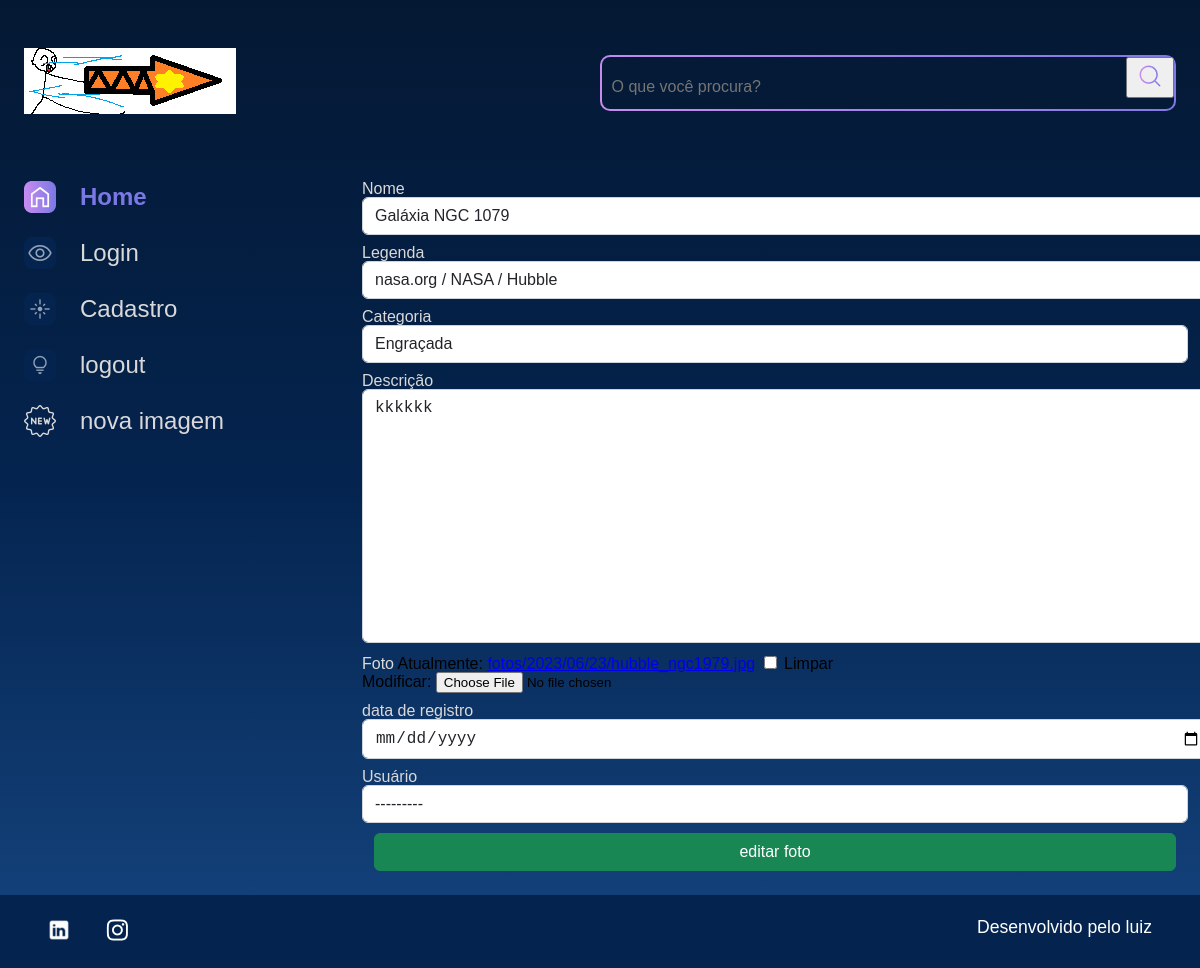
The app's page /editar_imagem/3, older data.
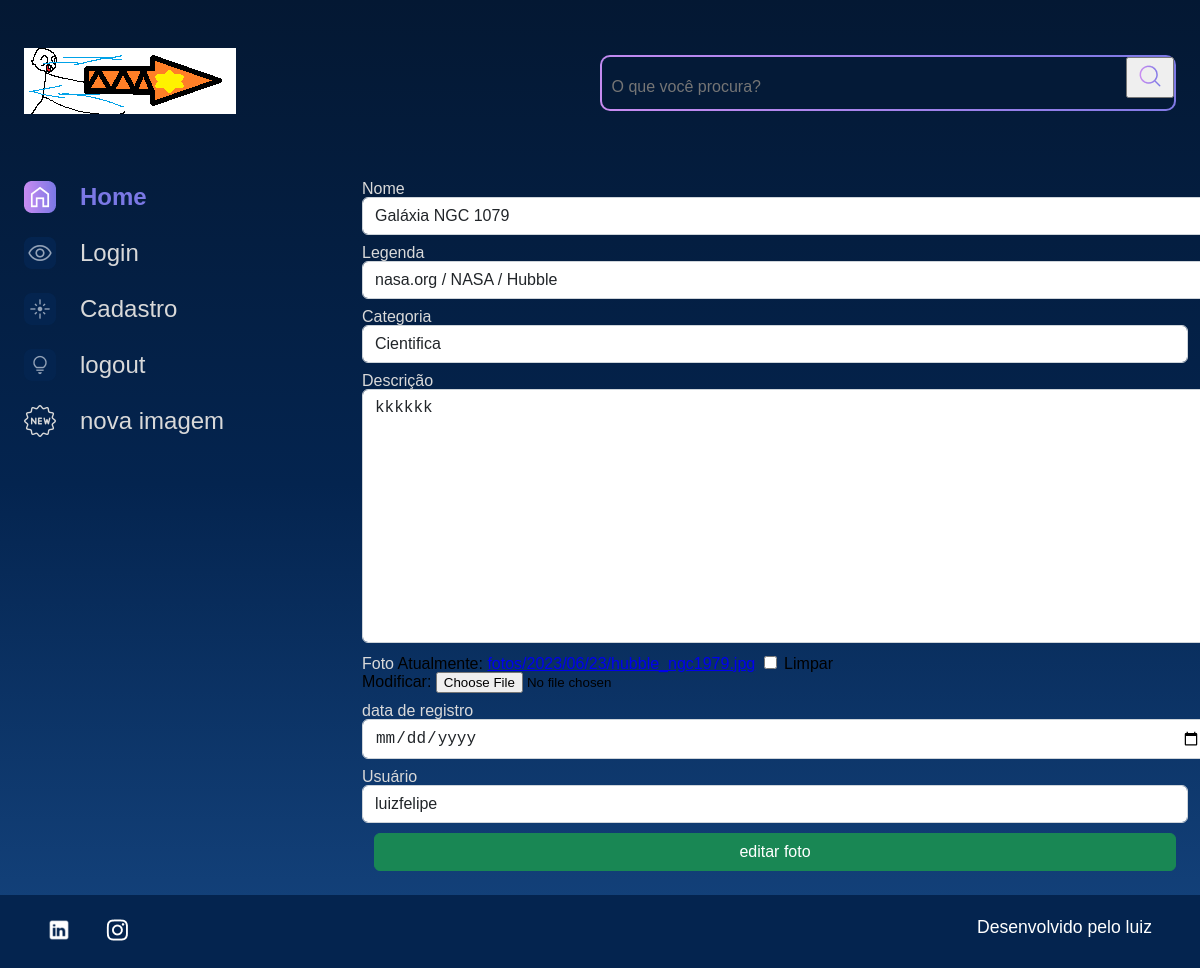
The same page, newer data.
### apps/galeria/models.py (models this page shows, shortened)
class Fotografia (models.Model):
    OPCOES_CATEGORIA=[
        ("ENGRAÇADA","Engraçada"),
        ("CIENTIFICA","Cientifica"),
        ("ASSUSTADORA","Assustadora"),
        ("BADASS","Badass"),
    ]
    nome = models.CharField(max_length=100, null=False, blank=False)
    legenda = models.CharField(max_length=150, null=False, blank=False)
    categoria = models.CharField(max_length=100, choices=OPCOES_CATEGORIA, default='')
    descricao = models.TextField(null=False, blank=False)
    foto = models.ImageField(upload_to="fotos/%Y/%m/%d/", blank=True)
    publicada = models.BooleanField(default=True)
    data_fotografia = models.DateTimeField(default=datetime.now, blank=False)
    usuario = models.ForeignKey(
        to = User,
        on_delete=models.SET_NULL,
        null=True,
        blank=False,
        related_name= "user",
    )

### apps/galeria/views.py (the view)
# urls.py: path('editar_imagem/<int:foto_id>', editar_imagem, name='editar_imagem'),
def editar_imagem(request,foto_id):
    fotografia= Fotografia.objects.get(id=foto_id)
    form = FotografiaForms(instance=fotografia)
    if request.method == 'POST':
        form = FotografiaForms(request.POST, request.FILES, instance= fotografia)
        if form.is_valid():
            form.save()
            messages.success(request, 'já editou sua besteira')
            return redirect('index')
    return render (request, 'galeria/editar_imagem.html',{'form': form, 'foto_id': foto_id})

### apps/galeria/forms.py
class FotografiaForms(forms.ModelForm):
    class Meta:
        model = Fotografia
        exclude= ['publicada']
        labels = {
            'descricao':'Descrição',
            'data_fotografia':'data de registro',
            'usuario':'Usuário',
        }
        widgets={
            "nome":forms.TextInput (attrs={'class':'form-control'}),
            "legenda":forms.TextInput (attrs={'class':'form-control'}),
            "categoria":forms.Select (attrs={'class':'form-control'}),
            "descricao":forms.Textarea (attrs={'class':'form-control'}),
            "foto ":forms.FileInput (attrs={'class':'form-control'}),
            "data_fotografia":forms.DateInput(
                format= '%d/%m/%Y',
                attrs={
                    'type': 'date',
                    'class':'form-control'
                }
            ),
            'usuario': forms.Select(attrs={'class':'form-control'}),
        }

### templates/galeria/editar_imagem.html (shortened to what this page needs)
{% extends 'shared/base.html' %}
{% load static %}
{% block content %}
            <section class="galeria" style="margin-left: 5em">
                <form action="{% url 'editar_imagem' foto_id %}" method="POST" enctype="multipart/form-data">
                    <div class="row">
                        {% for field in form.visible_fields %}
                        <div class="col-12 col-lg-12" style="margin-bottom: 10px">
                            <label for = "{{ field.id_for_label }}" style="color:#D9D9D9; margin-bottom: 5px;">{{ field.label }}</label>
                            {{ field }}
                        </div>
                        {% endfor %}
                    </div>
                    <div>
                        <button class="btn btn-success col-12" style="padding: top 5px;" type = "submit">editar foto</button>
                    </div>
                </form>
            </section>
        </main>
    </div>
</body>
{% endblock %}

### templates/shared/base.html (shortened to what this page needs)
{% load static %}
<!DOCTYPE html>
<html lang="pt-br">
<head>
    <link rel="stylesheet" href="{% static '/styles/style.css' %}">
</head>
<body>
    {% include 'partials/_menu.html' %}
    {% block content %}{% endblock %}
    {% include 'partials/_footer.html' %}
</body>
</html>

### templates/partials/_menu.html (shortened to what this page needs)
{% load static %}
<div class="pagina-inicial">
    <header class="cabecalho">
        <a href="{% url 'index' %}">
            <img src="{% static '/assets/logo/Sem título.png' %}" alt="Logo da Alura Space" />
        </a>
        <div class="cabecalho__busca">
            <div class="busca__fundo">
                <form action = "{% url 'buscar' %}">
                    <input class="busca__input" type="text" name ="buscar" placeholder="O que você procura?">
                    <button type = "submit">
                        <img class="busca__icone" src="{% static '/assets/ícones/1x/search.png' %}" alt="ícone de search">
                    </button>
                </form>
            </div>
        </div>
    </header>
    <main class="principal">
        <section class="menu-lateral">
            <nav class="menu-lateral__navegacao">
                <a href="{% url 'index' %}"><img src="{% static '/assets/ícones/1x/Home - ativo.png' %}"> Home</a>
                <a href="{% url 'login' %}"><img src="{% static '/assets/ícones/1x/Mais vistas - inativo.png' %}"> Login</a>
                <a href="{% url 'cadastro' %}"><img src="{% static '/assets/ícones/1x/Novas - inativo.png' %}"> Cadastro</a>
                <a href="{%url 'logout'%}"><img src="{% static '/assets/ícones/1x/Surpreenda-me - inativo.png' %}"> logout</a>
                <a href="{%url 'nova_imagem'%}"><img src="{% static '/assets/ícones/1x/new.png' %}"> nova imagem</a>
            </nav>
        </section>

### templates/partials/_footer.html
{% load static %}
<footer class="rodape">
    <div class="rodape__icones">
        <a href="https://www.linkedin.com/in/luiz-felipe-machado-athayde-0a1172264/" target=”_blank” >
            <img src="{% static '/assets/ícones/1x/linkedin .png' %}" alt="ícone twitter">
        </a>
        <a href="https://www.instagram.com/luiz__athayde/" target=”_blank” >
            <img src="{% static '/assets/ícones/1x/instagram.png' %}" alt="ícone instagram">
        </a>
    </div>
    <p class="rodape__texto">Desenvolvido pelo luiz </p>
</footer>

Row changes from the older to the newer data that the page shows:
changed Fotografia "Galáxia NGC 1079": categoria "Engraçada" → "Cientifica"; usuario "---------" → "luizfelipe"
